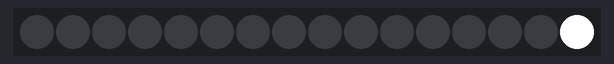
A sketch run on a simulated Arduino Uno, built with avr-gcc and run on an emulated ATmega328P. Shown: 16 RGB LEDs in strip order, left to right.

Above: at 8.1 s.
At 20.2 s:
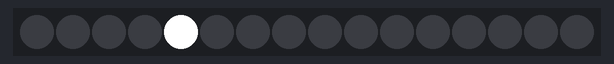
At 23.2 s:
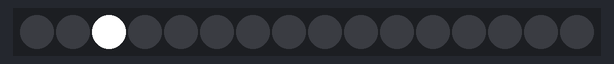
At 26.2 s:
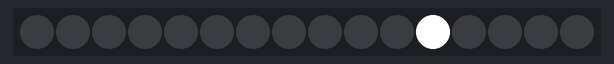
At 29.2 s:
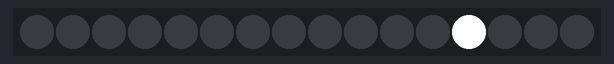
At 35.3 s:
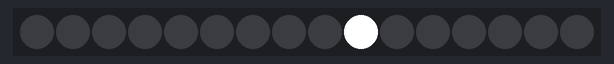

The sketch:

Villancicos_Tlc.ino
```cpp
#include "Tlc5940.h"

float tempo = 4000;//                       5                                 10                                         17                                                                   27                                                               37                                              44                                                    52
int notasNocheDePaz[] =    {15,   7,     9,     7,    4,   15,       7,     9,     7,    4,   15,       2,   2,    11,  11,   12,  12,   7,          9,   9,    12,    11,    9,    7,    9,      7,    4,   15,        9,   9,    12,    11,    9,    7,    9,      7,   4,   15,       2,   2,    5,     2,     11,   0,    4,       12,     7,     4,    7,     5,     2,    0,    15};
float dursNocheDePaz[] =   {0.75, 0.375, 0.125, 0.25, 0.5, 0.25,     0.375, 0.125, 0.25, 0.5, 0.25,     0.5, 0.25, 0.5, 0.25, 0.5, 0.25, 0.75,       0.5, 0.25, 0.375, 0.125, 0.25, 0.375, 0.125, 0.25, 0.5, 0.25,      0.5, 0.25, 0.375, 0.125, 0.25, 0.375, 0.125, 0.25, 0.5, 0.25,    0.5, 0.25, 0.375, 0.125, 0.25, 0.75, 0.5,     0.375, 0.125, 0.25, 0.375, 0.125, 0.25, 0.75, 0.75};


int notasNinoDelTambor[] =  {15,   0,    2,    4,   4,    4,    5,     4,     5,    4,    15,       15,   0,    0,    2,    4,    4,    4,    4,    5,     4,     5,    4,    15,           15,   2,    4,    5,    7,    7,    7,    9,    7,     5,     4,    2,    15,           15,   2,    4,    5,    7,    7,    7,    9,    7,     9,     7,    5,           9,     7,     5,    4,           7,     5,     4,    2,    15,         15,   0,    2,    4,   4,    4,    5,     4,     5,    4,    15,        2,     0,     2,    0,    15   };
float dursNinoDelTambor[] = {0.75, 0.75, 0.25, 0.5, 0.25, 0.25, 0.125, 0.125, 0.25, 1.25, 0.25,     0.25, 0.25, 0.25, 0.25, 0.25, 0.25, 0.25, 0.25, 0.125, 0.125, 0.25, 1.25, 0.25,         0.25, 0.25, 0.25, 0.25, 0.25, 0.25, 0.25, 0.25, 0.125, 0.125, 0.25, 1.25, 0.25,         0.25, 0.25, 0.25, 0.25, 0.25, 0.25, 0.25, 0.25, 0.125, 0.125, 0.25, 0.5,         0.125, 0.125, 0.25, 0.5,         0.125, 0.125, 0.25, 1.25, 0.25,       0.75, 0.75, 0.25, 0.5, 0.25, 0.25, 0.125, 0.125, 0.25, 1.25, 0.25,      0.125, 0.125, 0.25, 1.25, 0.25};

float silencio, dur, legato;

void setup() {
  Tlc.init();
}

void loop() {

  encender(); // Escala descendente
  delay(1000);


// NOCHE DE PAZ

  for(int i = 0; i <= (sizeof(notasNocheDePaz)/2) - 1; i++) {
    silencio = tempo * dursNocheDePaz[i];
    dur = tempo * dursNocheDePaz[i] * (0.75);
    legato = tempo * dursNocheDePaz[i] * (0.25);

      Tlc.set(notasNocheDePaz[i],4080);
      Tlc.update();
      delay(int(dur));
      Tlc.set(notasNocheDePaz[i],0);
      Tlc.update();
      delay(int(legato));
  }


 encender();
  delay(1000);

// NIÑO DEL TAMBOR

  for(int i = 0; i <= (sizeof(notasNinoDelTambor)/2) - 1; i++) {
    silencio = tempo * dursNinoDelTambor[i];
    dur = tempo * dursNinoDelTambor[i] * (0.75);
    legato = tempo * dursNinoDelTambor[i] * (0.25);

      Tlc.set(notasNinoDelTambor[i],4080);
      Tlc.update();
      delay(int(dur));
      Tlc.set(notasNinoDelTambor[i],0);
      Tlc.update();
      delay(int(legato));
  }


  }


void apagar() {
  for (int i = 0; i <= 15; i++) {
    Tlc.set(i, 0);
    delay(10);
  }
  Tlc.update();
}


void encender() {
  for (int i = 12; i >= -1; i--) {
    Tlc.set(i + 1, 0);
  Tlc.update();
    delay(250);
    Tlc.set(i, 4080);
  Tlc.update();
    delay(250);
  }
}
```
